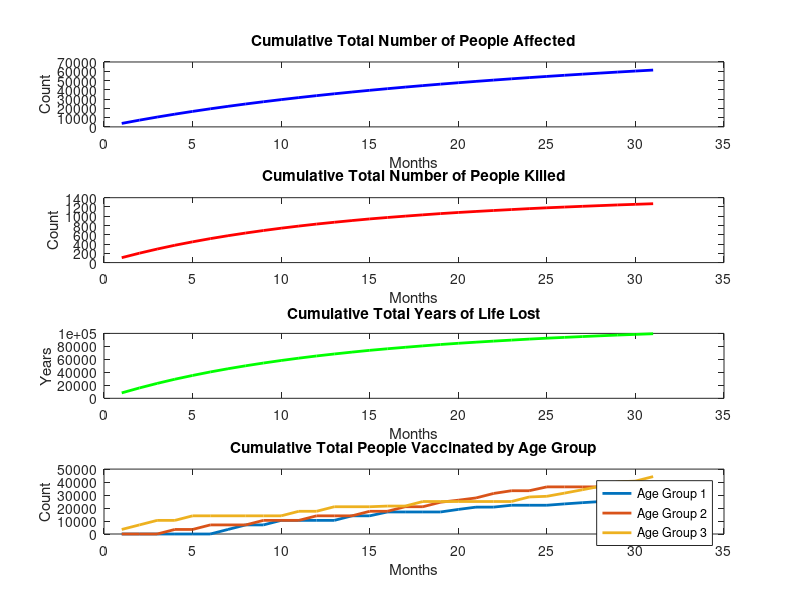

MATLAB code for this plot:
function monteCarloSimulation()
    population = 107000; % Total population
    vaccinesPerMonth = 3500; % Number of vaccines to distribute per month
    % Adjusted death and infection rates for each age group
    deathRateByAge = [0.05, 0.02, 0.01]; % Death rate by age group
    infectionRateByAge = [0.1, 0.05, 0.02]; % Infection rate by age group

    numAgeGroups = numel(deathRateByAge);

    % Calculate the initial population for each age group
    iniP_G1 = population * 0.15; % 15% of the total population
    iniP_G2 = population * 0.10; % 10% of the total population
    iniP_G3 = population * 0.75; % 75% of the total population

    % Calculate the number of months required for vaccination
    numMonths = ceil(population / vaccinesPerMonth);

    totalPeopleAffected = zeros(1, numMonths);
    totalPeopleKilled = zeros(1, numMonths);
    totalYearsOfLifeLost = zeros(1, numMonths);
    totalPeopleVaccinatedByAge = zeros(numAgeGroups, numMonths);

    cumulativePeopleAffected = 0;
    cumulativePeopleKilled = 0;
    cumulativeYearsOfLifeLost = 0;
    cumulativePeopleVaccinatedByAge = zeros(numAgeGroups, 1);

    for month = 1:numMonths
        % Calculate the number of vaccines available this month
        vaccinesAvailable = min(vaccinesPerMonth, population);

        % Determine the order of vaccination by age group (oldest to youngest)
        orderOfVaccination = 1:numAgeGroups;

        % Shuffle the order randomly
        orderOfVaccination = orderOfVaccination(randperm(numAgeGroups));

        % Initialize variables to track the impact
        peopleAffectedByAge = zeros(1, numAgeGroups);
        peopleKilledByAge = zeros(1, numAgeGroups);
        yearsOfLifeLostByAge = zeros(1, numAgeGroups);
        peopleVaccinatedByAge = zeros(1, numAgeGroups);

        % Simulate the disease spread and vaccination for each age group
        for ageGroup = orderOfVaccination
            % Calculate the number of susceptible people in this age group
            susceptible = floor(eval(['iniP_G' num2str(ageGroup)]));

            % Calculate the number of infected people based on infection rate
            infected = floor(susceptible * infectionRateByAge(ageGroup));

            % Calculate the number of people affected (can't be higher than susceptible)
            affected = min(infected, susceptible);

            % Calculate the number of people killed based on death rate
            killed = floor(affected * deathRateByAge(ageGroup));

            % Calculate years of life lost
            yearsOfLifeLost = killed * (80 - ageGroup); % Assuming a life expectancy of 80 years

            % Calculate the number of people to vaccinate, excluding those who are ill
            peopleToVaccinate = min(vaccinesAvailable, susceptible - affected);

            % Update totals for this month
            peopleAffectedByAge(ageGroup) = affected;
            peopleKilledByAge(ageGroup) = killed;
            yearsOfLifeLostByAge(ageGroup) = yearsOfLifeLost;
            peopleVaccinatedByAge(ageGroup) = peopleToVaccinate;

            % Update total population, vaccines available, and health status
            eval(['iniP_G' num2str(ageGroup) ' = iniP_G' num2str(ageGroup) ' - affected;']);
            vaccinesAvailable = vaccinesAvailable - peopleToVaccinate;

            % Update cumulative totals
            cumulativePeopleAffected = cumulativePeopleAffected + affected;
            cumulativePeopleKilled = cumulativePeopleKilled + killed;
            cumulativeYearsOfLifeLost = cumulativeYearsOfLifeLost + yearsOfLifeLost;
            cumulativePeopleVaccinatedByAge(ageGroup) = cumulativePeopleVaccinatedByAge(ageGroup) + peopleToVaccinate;
        end

        % Store the cumulative results for this month
        totalPeopleAffected(month) = cumulativePeopleAffected;
        totalPeopleKilled(month) = cumulativePeopleKilled;
        totalYearsOfLifeLost(month) = cumulativeYearsOfLifeLost;
        totalPeopleVaccinatedByAge(:, month) = cumulativePeopleVaccinatedByAge;
    end

    % Plot cumulative results
    figure;

    subplot(4, 1, 1);
    plot(1:numMonths, totalPeopleAffected, 'b', 'LineWidth', 2);
    title('Cumulative Total Number of People Affected');
    xlabel('Months');
    ylabel('Count');
    
    subplot(4, 1, 2);
    plot(1:numMonths, totalPeopleKilled, 'r', 'LineWidth', 2);
    title('Cumulative Total Number of People Killed');
    xlabel('Months');
    ylabel('Count');
    
    subplot(4, 1, 3);
    plot(1:numMonths, totalYearsOfLifeLost, 'g', 'LineWidth', 2);
    title('Cumulative Total Years of Life Lost');
    xlabel('Months');
    ylabel('Years');
    
    subplot(4, 1, 4);
    plot(1:numMonths, totalPeopleVaccinatedByAge', 'LineWidth', 2);
    title('Cumulative Total People Vaccinated by Age Group');
    xlabel('Months');
    ylabel('Count');
    legend('Age Group 1', 'Age Group 2', 'Age Group 3');
end
